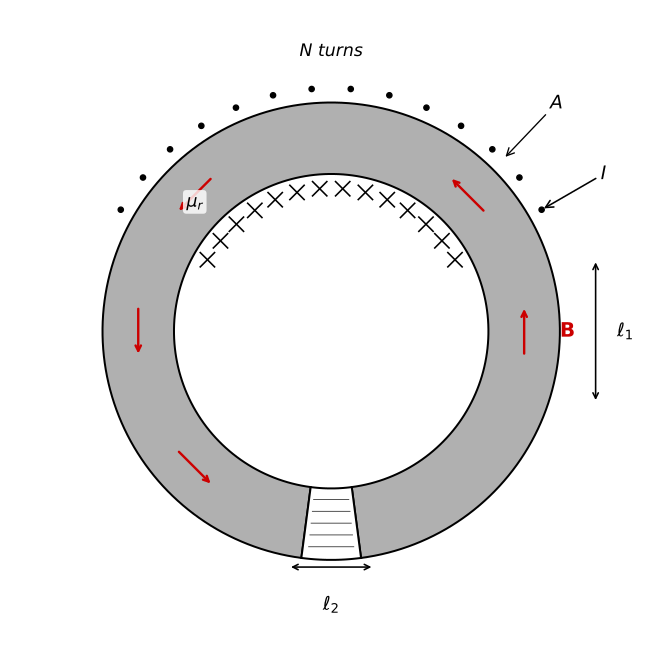

This figure's Python source:
"""Q3: Toroidal Core — Physical cross-section drawing with air gap and coil."""
import matplotlib
matplotlib.use('Agg')
import matplotlib.pyplot as plt
import matplotlib.patches as patches
import numpy as np

fig, ax = plt.subplots(1, 1, figsize=(7, 7))
ax.set_xlim(-4.5, 4.5)
ax.set_ylim(-4.5, 4.5)
ax.set_aspect('equal')
ax.axis('off')

# Toroid parameters
R_outer = 3.2
R_inner = 2.2
R_mid = (R_outer + R_inner) / 2
core_width = R_outer - R_inner

# Air gap angular extent (about 15 degrees centred at bottom)
gap_half_angle = 7.5  # degrees

# Draw ferromagnetic core as annular arc (excluding gap)
# Core section: from gap_half_angle to (360 - gap_half_angle)
core_start = -90 + gap_half_angle
core_extent = 360 - 2 * gap_half_angle

# Outer arc
theta_core = np.linspace(np.radians(core_start), np.radians(core_start + core_extent), 200)
x_outer = R_outer * np.cos(theta_core)
y_outer = R_outer * np.sin(theta_core)

# Inner arc (reversed)
x_inner = R_inner * np.cos(theta_core[::-1])
y_inner = R_inner * np.sin(theta_core[::-1])

# Fill core
core_x = np.concatenate([x_outer, x_inner])
core_y = np.concatenate([y_outer, y_inner])
ax.fill(core_x, core_y, color='#B0B0B0', edgecolor='black', linewidth=1.5, zorder=2)

# Draw air gap region (hatched)
theta_gap_left = np.linspace(np.radians(-90 - gap_half_angle), np.radians(-90 + gap_half_angle), 30)
x_gap_outer = R_outer * np.cos(theta_gap_left)
y_gap_outer = R_outer * np.sin(theta_gap_left)
x_gap_inner = R_inner * np.cos(theta_gap_left[::-1])
y_gap_inner = R_inner * np.sin(theta_gap_left[::-1])

gap_x = np.concatenate([x_gap_outer, x_gap_inner])
gap_y = np.concatenate([y_gap_outer, y_gap_inner])
ax.fill(gap_x, gap_y, color='white', edgecolor='black', linewidth=1.5, zorder=2)

# Hatching for air gap
for i in range(5):
    frac = (i + 1) / 6
    r = R_inner + frac * core_width
    x1 = r * np.cos(np.radians(-90 - gap_half_angle * 0.8))
    y1 = r * np.sin(np.radians(-90 - gap_half_angle * 0.8))
    x2 = r * np.cos(np.radians(-90 + gap_half_angle * 0.8))
    y2 = r * np.sin(np.radians(-90 + gap_half_angle * 0.8))
    ax.plot([x1, x2], [y1, y2], 'k-', linewidth=0.5, zorder=3)

# Draw coil windings on top portion as small rectangles
n_turns_shown = 14
wind_start = np.radians(30)
wind_end = np.radians(150)
wind_angles = np.linspace(wind_start, wind_end, n_turns_shown)

for angle in wind_angles:
    # Outer winding dot
    x_w = (R_outer + 0.2) * np.cos(angle)
    y_w = (R_outer + 0.2) * np.sin(angle)
    ax.plot(x_w, y_w, 'ko', markersize=4, zorder=4)

    # Inner winding cross
    x_w2 = (R_inner - 0.2) * np.cos(angle)
    y_w2 = (R_inner - 0.2) * np.sin(angle)
    size = 0.1
    ax.plot([x_w2 - size, x_w2 + size], [y_w2 - size, y_w2 + size], 'k-', linewidth=1.2, zorder=4)
    ax.plot([x_w2 - size, x_w2 + size], [y_w2 + size, y_w2 - size], 'k-', linewidth=1.2, zorder=4)

# Coil bracket / label
ax.annotate('$N$ turns', xy=(0, R_outer + 0.6), fontsize=13,
            ha='center', va='bottom', fontstyle='italic',
            fontfamily='sans-serif')

# B-field arrows inside core (clockwise)
arrow_angles = [0, 45, 135, 180, 225]
for angle_deg in arrow_angles:
    angle = np.radians(angle_deg)
    x_arr = R_mid * np.cos(angle)
    y_arr = R_mid * np.sin(angle)
    # Tangent direction (clockwise: negative tangent)
    dx = -np.sin(angle) * 0.35
    dy = np.cos(angle) * 0.35
    ax.annotate('', xy=(x_arr + dx, y_arr + dy), xytext=(x_arr - dx, y_arr - dy),
                arrowprops=dict(arrowstyle='->', color='#CC0000', lw=1.8),
                zorder=5)

# B label inside core
ax.text(R_mid * np.cos(np.radians(0)) + 0.5, R_mid * np.sin(np.radians(0)),
        '$\\mathbf{B}$', fontsize=15, color='#CC0000', ha='left', va='center',
        fontfamily='sans-serif', zorder=5)

# Labels for core section length
ax.annotate('', xy=(R_outer + 0.5, -1.0), xytext=(R_outer + 0.5, 1.0),
            arrowprops=dict(arrowstyle='<->', color='black', lw=1.2))
ax.text(R_outer + 0.8, 0, '$\\ell_1$', fontsize=14, ha='left', va='center',
        fontfamily='sans-serif')

# Label for air gap length
ax.annotate('', xy=(0.6, -R_mid - 0.6), xytext=(-0.6, -R_mid - 0.6),
            arrowprops=dict(arrowstyle='<->', color='black', lw=1.2))
ax.text(0, -R_mid - 1.0, '$\\ell_2$', fontsize=14, ha='center', va='top',
        fontfamily='sans-serif')

# Cross-section label
ax.annotate('$A$', xy=(R_outer * np.cos(np.radians(45)) + 0.15,
                         R_outer * np.sin(np.radians(45)) + 0.15),
            fontsize=14, ha='left', va='bottom',
            fontfamily='sans-serif',
            arrowprops=dict(arrowstyle='->', lw=1.0),
            xytext=(R_outer * np.cos(np.radians(45)) + 0.8,
                    R_outer * np.sin(np.radians(45)) + 0.8))

# Permeability labels
ax.text(-R_mid * np.cos(np.radians(45)), R_mid * np.sin(np.radians(45)) - 0.1,
        '$\\mu_r$', fontsize=13, ha='center', va='center',
        fontfamily='sans-serif',
        bbox=dict(boxstyle='round,pad=0.2', facecolor='white', edgecolor='none', alpha=0.8),
        zorder=6)

# Current I label with arrow at wire end
ax.annotate('$I$', xy=((R_outer + 0.2) * np.cos(wind_angles[0]),
                        (R_outer + 0.2) * np.sin(wind_angles[0])),
            xytext=((R_outer + 1.2) * np.cos(wind_angles[0]),
                    (R_outer + 1.2) * np.sin(wind_angles[0])),
            fontsize=14, ha='center', va='center',
            fontfamily='sans-serif',
            arrowprops=dict(arrowstyle='->', lw=1.2))

plt.tight_layout()
plt.savefig('diagrams/week10/q3_toroid_physical.svg', format='svg', bbox_inches='tight')
plt.close()
